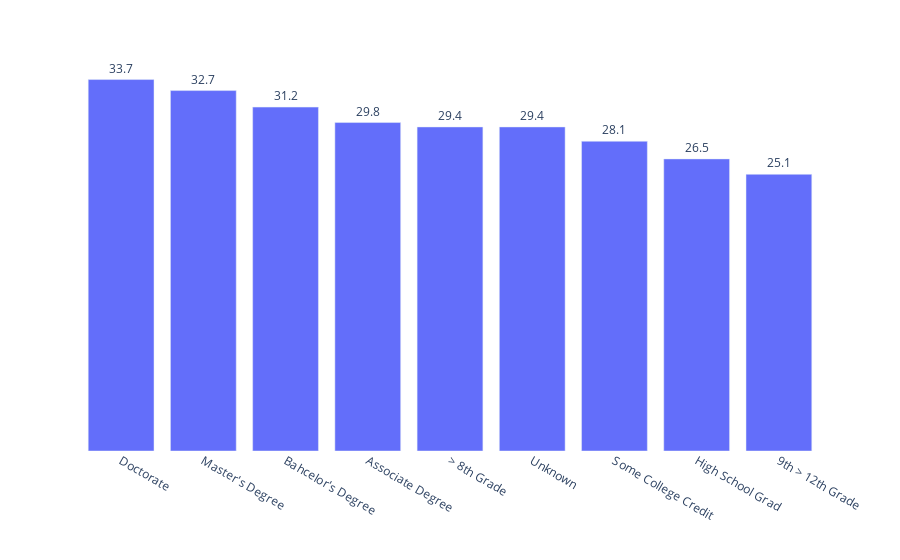

Notebook source saved alongside this figure:
### Code cell
avg_age_fig = px.bar(average_age_df, x = 'Education Level of Mother', y = 'Average Age of Mother (years)', text = 'Average Age of Mother (years)')
avg_age_fig.update_layout(
   # title = ('Births by Education Level of Mother<br>' + 'State: ' + state_selected + '  /  ' + 'Year: ' + year_title),
    xaxis_title = "",
    yaxis_title = False,
    yaxis_visible = False,
    xaxis_visible = True,
    plot_bgcolor = 'rgba(0,0,0,0)'  # Set the plot background color to transparent
)
avg_age_fig.update_traces(textposition = "outside", cliponaxis = False)

### Figure 1 — Plotly figure (JSON) as saved in the notebook; plotly's stock layout.template omitted (floating-point values rounded to 4 significant figures)
{"data": [{"alignmentgroup": "True", "cliponaxis": false, "hovertemplate": "Education Level of Mother=%{x}<br>Average Age of Mother (years)=%{text}<extra></extra>", "legendgroup": "", "marker": {"color": "#636efa", "pattern": {"shape": ""}}, "name": "", "offsetgroup": "", "orientation": "v", "showlegend": false, "text": [33.7, 32.7, 31.2, 29.8, 29.4, 29.4, 28.1, 26.5, 25.1], "textposition": "outside", "type": "bar", "x": ["Doctorate", "Master's Degree", "Bahcelor's Degree", "Associate Degree", "> 8th Grade", "Unknown", "Some College Credit", "High School Grad", "9th > 12th Grade"], "xaxis": "x", "y": [33.7, 32.7, 31.2, 29.8, 29.4, 29.4, 28.1, 26.5, 25.1], "yaxis": "y"}], "layout": {"barmode": "relative", "legend": {"tracegroupgap": 0}, "margin": {"t": 60}, "plot_bgcolor": "rgba(0,0,0,0)", "xaxis": {"anchor": "y", "domain": [0, 1], "title": {"text": ""}, "visible": true}, "yaxis": {"anchor": "x", "domain": [0, 1], "title": {"text": "False"}, "visible": false}}}
